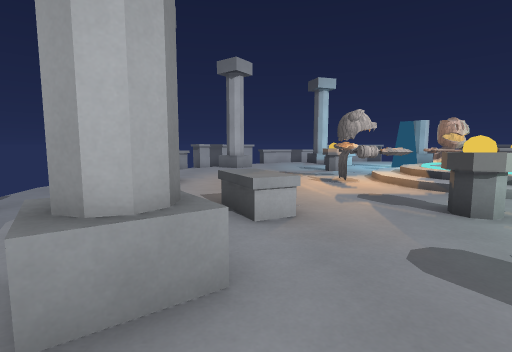
[1] (above)

22 first-person views from a walk through a level from a Godot 3-D game. The camera is 1.2 m above the floor, tilts 6° down and sees 85° across. The floor is counted in squares, 1 m on a side. Each view is taken from the middle of a square. On the plan, view 1 faces up. The plan holds only what a view shows up to about 13 squares ahead; the rest is blank. Characters and animated objects are left out. Surface patterns are stand-ins for the level's own textures.

[2]
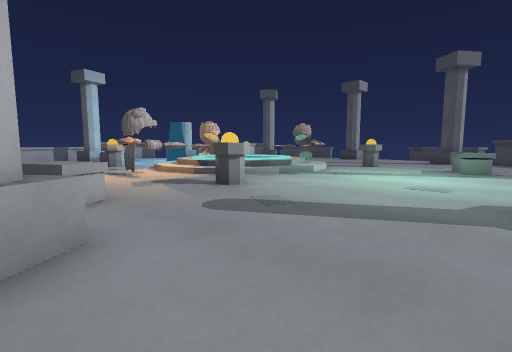

[3]
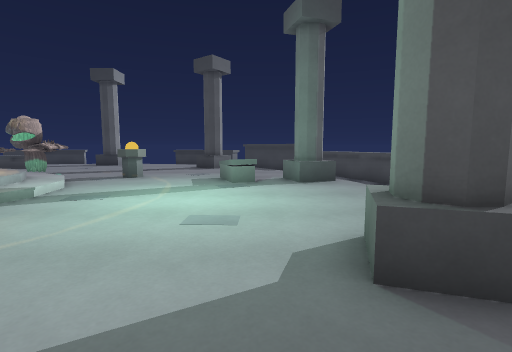

[4]
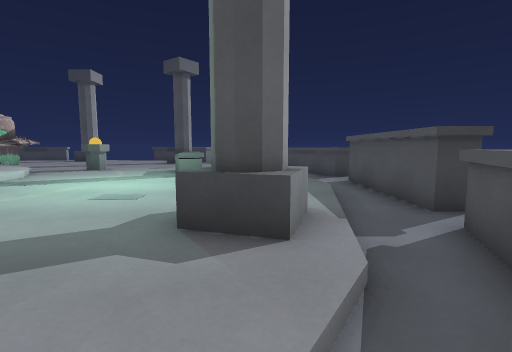

[5]
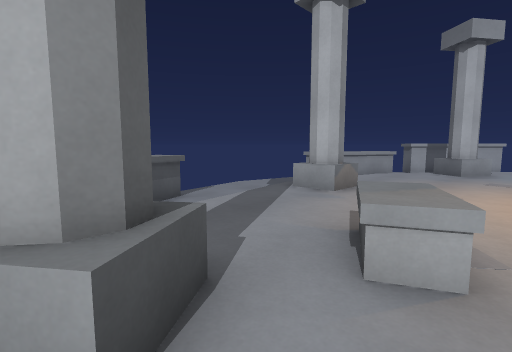

[6]
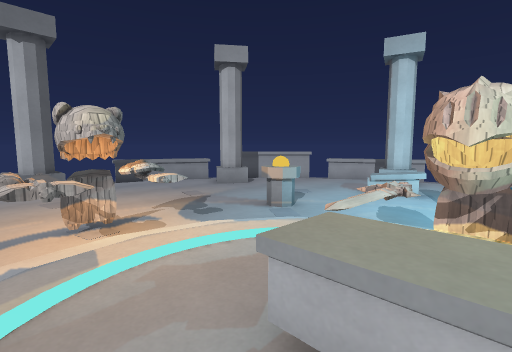

[7]
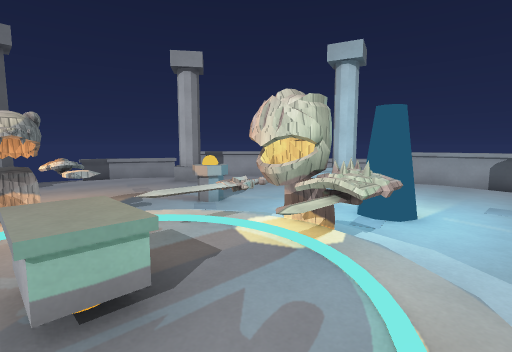

[8]
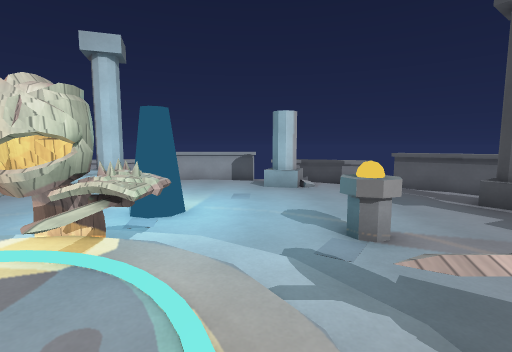

[9]
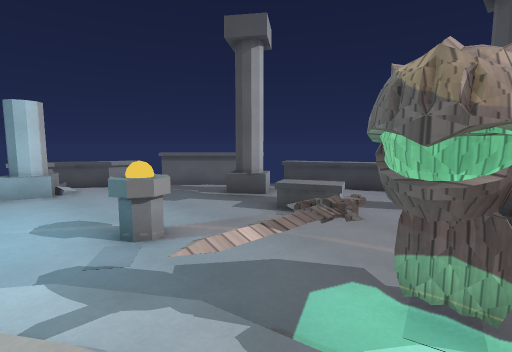

[10]
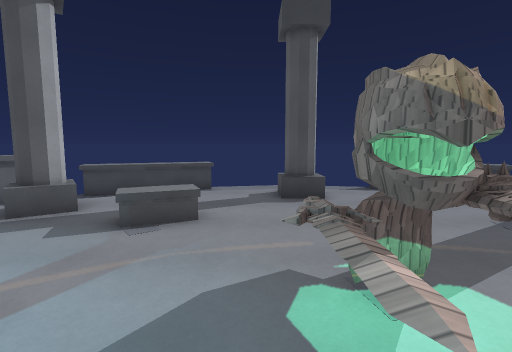

[11]
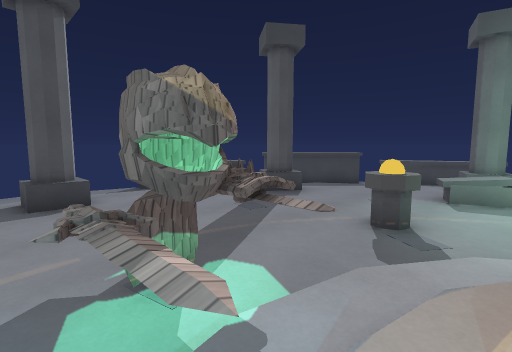

[12]
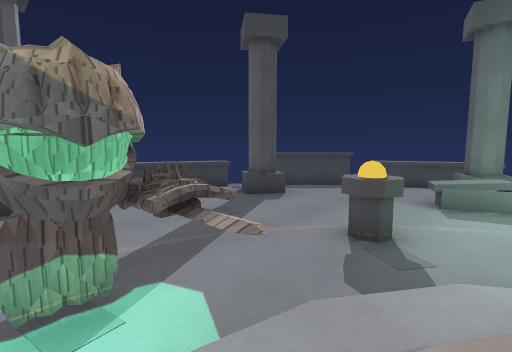

[13]
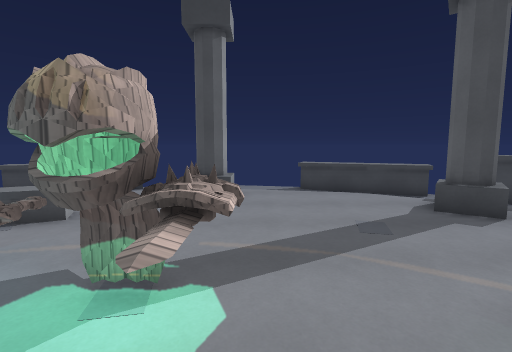

[14]
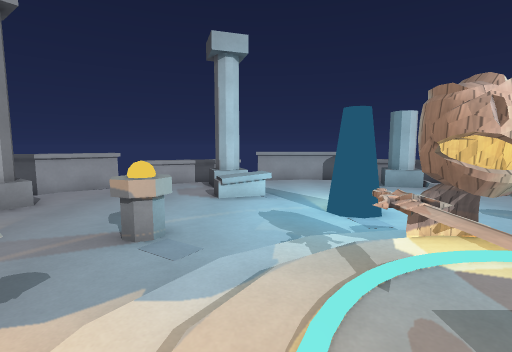

[15]
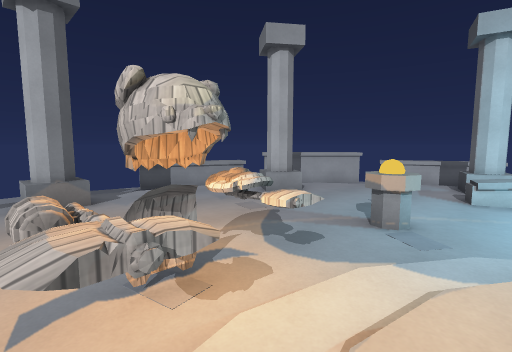

[16]
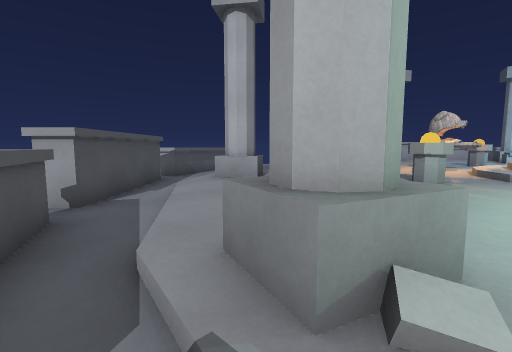

[17]
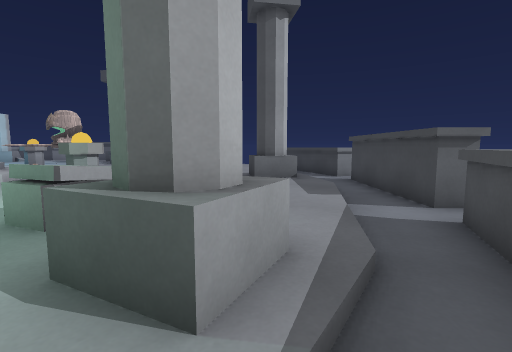

[18]
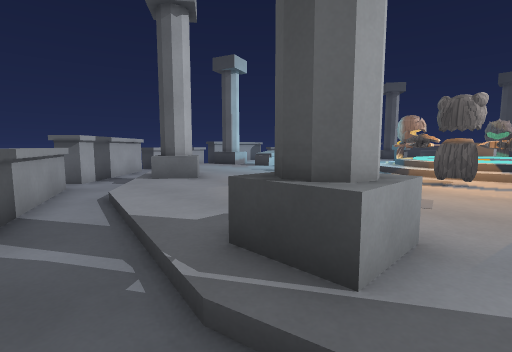

[19]
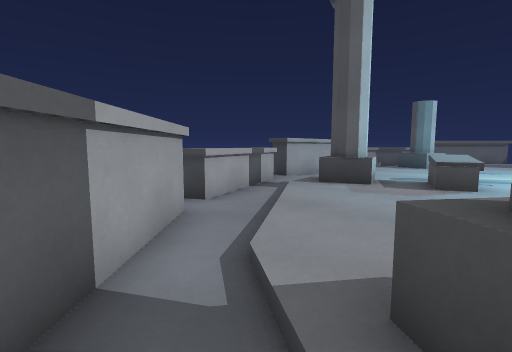

[20]
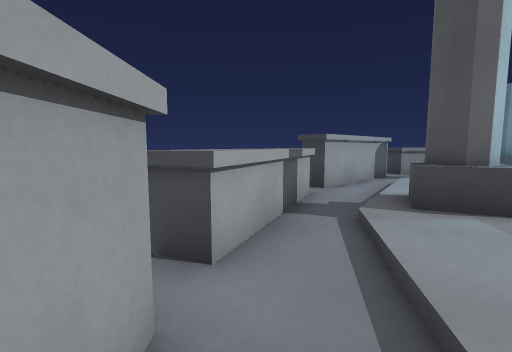

[21]
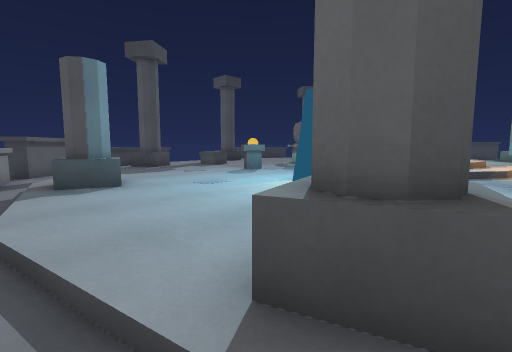

[22]
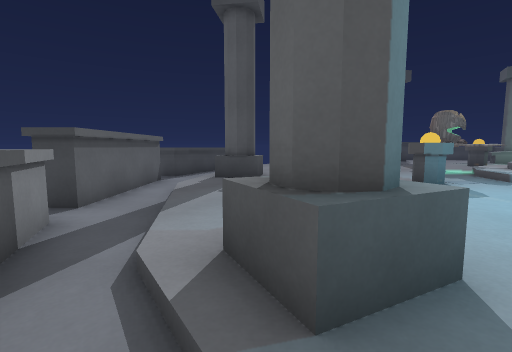

### Floor plan
Key: @ floor where view 1 was taken; # wall or solid block; x gap in a wall; . main floor; : floor 0.25 m higher than the main floor; - floor 0.25 m lower than the main floor; + floor 0.5 m higher than the main floor; / step, stairs or slope; = window, fence, low wall or low ledge; ^ raised ledge; C chest; B bowl.
Columns run from 7 left of view 1 to 24 right of it. Each row starts with its distance up from view 1.
 25              #   ###
 24           ^^^######^^^
 23        #^^^----//----^^^#
 22       ##--//=......=//-^x#
 21      ##--/.^#......#^./--##
 20     ##-/....x.........../-##
 19    ##-/.....x=.........../-##
 18    #-/......==............/-##
 17   ^--##=................=##--^
 16   ^-/#^........##........^#/-^^
 15  ^^/.......................  ^^
 14  ^-/.......B........B...^.../ ^
 13  ^-........../:C://.....^^... ^
 12  --.........//CCC///......... -
 11 ---........C//+CC+//C........ --
 10 --/^^.....C./++^^++:CC.....^^/--
  9 --/^^.....CC:++^^++:CC.....^^
  8 ---........C:/+ + //.........--
  7  --.........///++///......... -
  6  ^-...=^.....//////.......... ^
  5  ^-/...^=..B........B......./-^
  4    /......................../^^
  3   ^-/#^..................^#/-^^
  2   ^^-##=................=##-^^
  1   #x-/.............==...../-x#
  0     #-/@...........=...../-#
 -1     ##-/...........x..../-##
 -2      ##--/.##......#^./--##
 -3       ##--//=......=//-^x#
 -4        #^^^----//----^^^#
 -5            ^^######^^^
 -6              #     #

Positions as (right, up) in squares from view 1, and headings:
1: (0, 0), facing up
2: (-1, -1), facing up-right
3: (2, 0), facing right
4: (1, -2), facing right
5: (1, 2), facing up-left
6: (9, 8), facing up-left
7: (11, 9), facing up-left
8: (11, 9), facing up
9: (11, 9), facing up-right
10: (11, 11), facing right
11: (11, 11), facing down-right
12: (11, 10), facing down-right
13: (11, 8), facing right
14: (6, 9), facing up
15: (6, 8), facing up-left
16: (6, -4), facing up-left
17: (11, -4), facing up-right
18: (-6, 8), facing up-right
19: (-3, 17), facing up-right
20: (-1, 20), facing up-right
21: (4, 23), facing down-right
22: (11, 23), facing down-right
